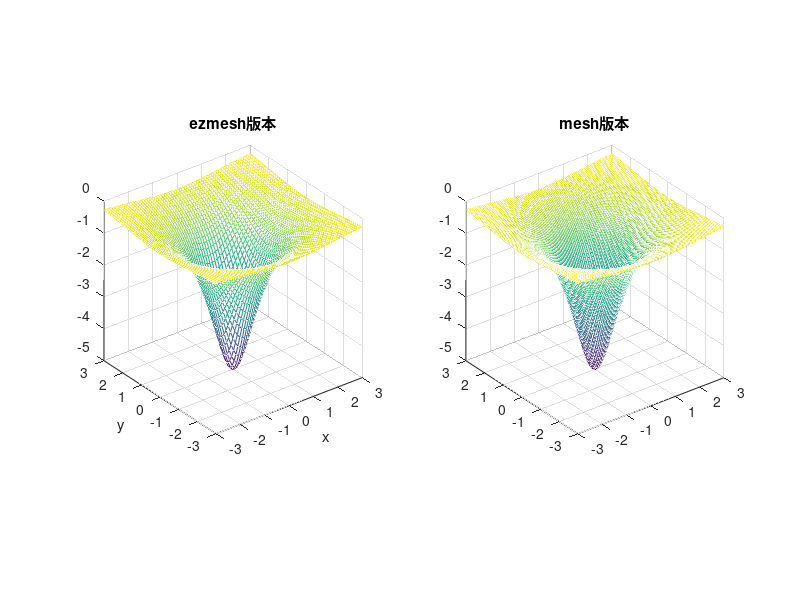

The MATLAB script that drew this image:
clear,clc;
subplot(1, 2, 1);
ezmesh('-5/(1+x.^2+y.^2)',[-3,3,-3,3]);
% MATLAB 2023b提示
% "建议不要使用'ezmesh'. 请对代码进行相应更改后改用fmesh。"
% 鉴于本题强制要求使用ezmesh，故不对其进行修改了
title('ezmesh版本');
axis square

x = linspace(-3, 3, 100);
y = linspace(-3, 3, 100);
[X, Y] = meshgrid(x, y);
Z = -5./(1 + X.^2 + Y.^2);
subplot(1, 2, 2);
mesh(X, Y, Z);
title('mesh版本');
axis square